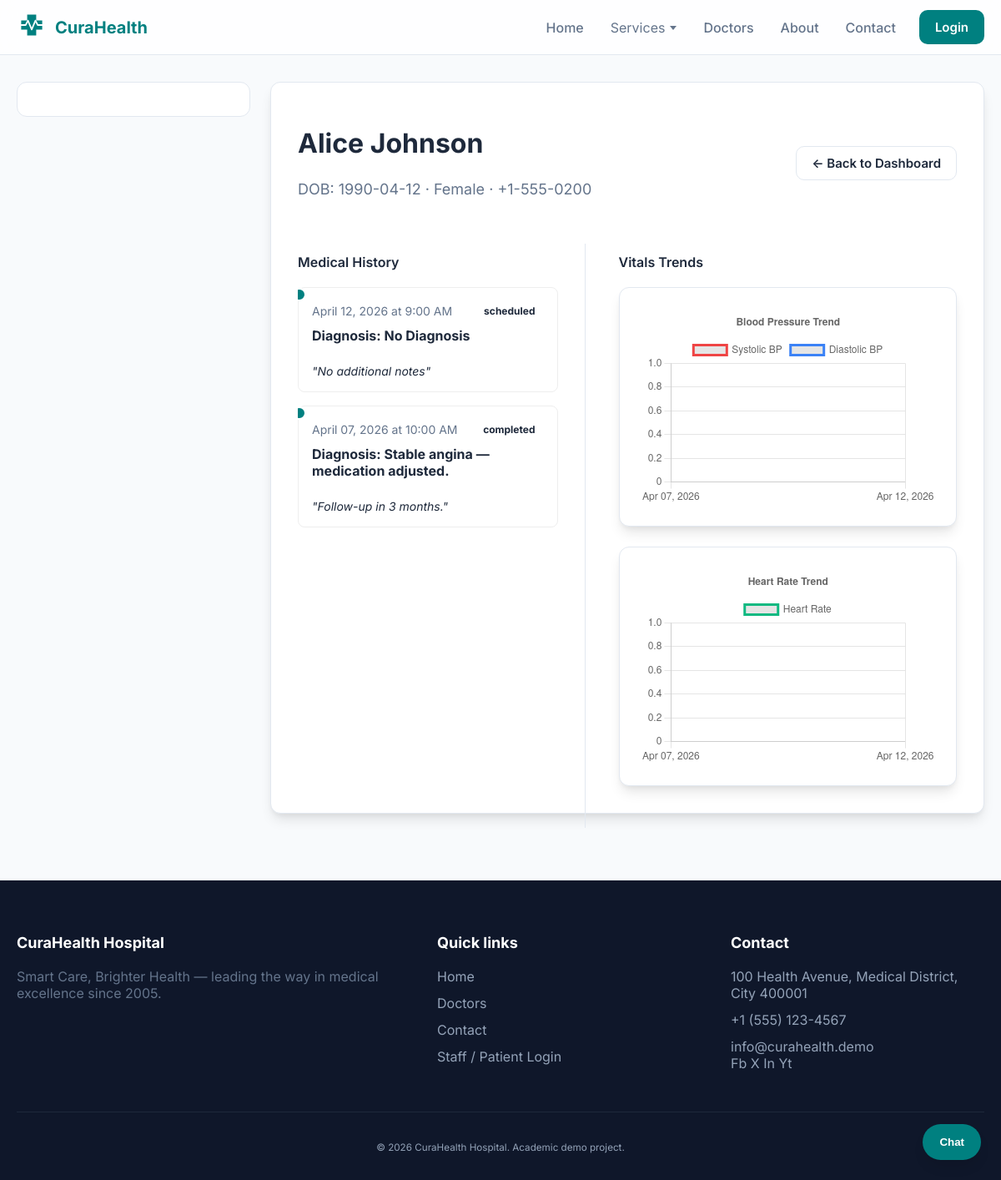
The page /doctor/patient/1 (signed in) on the database its author committed.
### models/patient.py (models this page shows, shortened)
class Patient(db.Model):
    __tablename__ = "patients"
    id = db.Column(db.Integer, primary_key=True)
    name = db.Column(db.String(120), nullable=False)
    email = db.Column(db.String(120), unique=True, nullable=False, index=True)
    password_hash = db.Column(db.String(256), nullable=False)
    phone = db.Column(db.String(32), default="")
    date_of_birth = db.Column(db.Date, nullable=True)
    gender = db.Column(db.String(20), default="")
    address = db.Column(db.Text, default="")
    appointments = db.relationship(
        "Appointment", back_populates="patient", lazy=True, cascade="all, delete-orphan"
    )

### models/appointment.py (models this page shows, shortened)
class Appointment(db.Model):
    __tablename__ = "appointments"
    __table_args__ = (
        db.UniqueConstraint(
            "doctor_id", "appointment_date", "time_slot", name="uq_doctor_date_slot"
        ),
    )
    id = db.Column(db.Integer, primary_key=True)
    patient_id = db.Column(db.Integer, db.ForeignKey("patients.id"), nullable=False)
    doctor_id = db.Column(db.Integer, db.ForeignKey("doctors.id"), nullable=False)
    appointment_date = db.Column(db.Date, nullable=False)
    time_slot = db.Column(db.String(8), nullable=False)  # e.g. "09:30"
    status = db.Column(db.String(32), default="scheduled")  # scheduled, completed, cancelled, pending_lab, results_ready
    symptoms = db.Column(db.Text, default="")
    diagnosis = db.Column(db.String(255), default="")
    notes = db.Column(db.Text, default="")
    vitals_bp = db.Column(db.String(20), default="")
    vitals_temp = db.Column(db.String(10), default="")
    vitals_weight = db.Column(db.String(10), default="")
    vitals_heart_rate = db.Column(db.String(10), default="")
    prescription_json = db.Column(db.Text, default="[]") # JSON string: [{name, dosage, duration, notes}]
    prescription = db.Column(db.Text, default="") # Legacy/Simple view
    ordered_tests = db.Column(db.Text, default="") # List of tests ordered
    lab_result_link = db.Column(db.String(255), default="")
    lab_report_path = db.Column(db.String(255), default="") # Legacy
    is_paid = db.Column(db.Boolean, default=False)
    invoice_amount = db.Column(db.Float, default=0.0)
    patient = db.relationship("Patient", back_populates="appointments")
    doctor = db.relationship("Doctor", back_populates="appointments")

### routes/doctor.py (the view)
@doctor_bp.route("/patient/<int:patient_id>")
@doctor_required
def patient_detail(patient_id):
    doc = Doctor.query.get_or_404(session["doctor_id"])
    pat = Patient.query.get_or_404(patient_id)
    from datetime import date
    today = date.today()
    all_appts = (
        Appointment.query.filter_by(doctor_id=doc.id, patient_id=patient_id)
        .order_by(Appointment.appointment_date.desc(), Appointment.time_slot.desc())
        .all()
    )
    past_appointments = all_appts
    if not all_appts:
        flash("No records for this patient under your care.", "warning")
        return redirect(url_for("doctor.dashboard"))
    chart_labels = []
    bp_systolic = []
    bp_diastolic = []
    hr_data = []
    for a in reversed(past_appointments):
        if a.status in ('completed', 'scheduled', 'missed'):
             chart_labels.append(a.appointment_date.strftime('%b %d, %Y'))
             bp = a.vitals_bp.strip() if a.vitals_bp else ""
             if "/" in bp:
                  try:
                      sys, dia = bp.split("/")
                      bp_systolic.append(int(sys))
                      bp_diastolic.append(int(dia))
                  except:
                      bp_systolic.append(None)
                      bp_diastolic.append(None)
             else:
                  bp_systolic.append(None)
                  bp_diastolic.append(None)
             hr = a.vitals_heart_rate.strip() if a.vitals_heart_rate else ""
             if hr:
                  try:
                      hr_data.append(int(hr))
                  except:
                     hr_data.append(None)
             else:
                  hr_data.append(None)
    return render_template(
        "doctor/patient_detail.html",
        doctor=doc,
        patient=pat,
        past_appointments=past_appointments,
        chart_labels=chart_labels,
        bp_systolic=bp_systolic,
        bp_diastolic=bp_diastolic,
        hr_data=hr_data,
        slot_label=slot_label,
    )

### app.py (called while the page is built)
def create_app(config_class=Config):
    app = Flask(__name__)
    app.config.from_object(config_class)
    instance_dir = os.path.join(os.path.dirname(os.path.abspath(__file__)), "instance")
    os.makedirs(instance_dir, exist_ok=True)
    db.init_app(app)
    app.register_blueprint(public_bp)
    app.register_blueprint(patient_bp)
    app.register_blueprint(doctor_bp)
    app.register_blueprint(admin_bp)
    @app.context_processor
    def inject_globals():
        from datetime import datetime
        try:
            depts = Department.query.order_by(Department.name).limit(24).all()
        except Exception:
            depts = []
        return {"nav_departments": depts, "current_year": datetime.now().year}
    with app.app_context():
        db.create_all()
        seed_if_empty(app)
    return app

### utils/appointment_slots.py (called while the page is built)
def slot_label(slot):
    h, m = map(int, slot.split(":"))
    ampm = "AM" if h < 12 else "PM"
    h12 = h % 12
    if h12 == 0:
        h12 = 12
    return f"{h12}:{m:02d} {ampm}"

### utils/auth_helpers.py (called while the page is built)
def doctor_required(f):
    @wraps(f)
    def wrapped(*args, **kwargs):
        if not session.get("doctor_id"):
            flash("Please sign in as a doctor to continue.", "warning")
            return redirect(url_for("doctor.login"))
        return f(*args, **kwargs)
    return wrapped

### templates/doctor/patient_detail.html (shortened to what this page needs)
{% extends "dashboard_base.html" %}
{% block dashboard_content %}
<header class="section-head row-between">
  <div>
    <h1>{{ patient.name }}</h1>
    <p class="lead">DOB: {{ patient.date_of_birth.strftime('%Y-%m-%d') if patient.date_of_birth else '—' }} · {{ patient.gender or '—' }} · {{ patient.phone or '—' }}</p>
  </div>
  <a href="{{ url_for('doctor.dashboard') }}" class="btn btn-secondary btn-sm">← Back to Dashboard</a>
</header>
<div class="ehr-container">
  <aside class="ehr-timeline">
    <h2 class="h6" style="margin-bottom: 20px;">Medical History</h2>
    {% if past_appointments %}
      {% for a in past_appointments %}
      <div class="timeline-item" style="padding: 16px; border: 1px solid #eee; margin-bottom: 16px; border-radius: 8px;">
        <div class="row-between">
            <div class="small muted">{{ a.appointment_date.strftime('%B %d, %Y') }} at {{ slot_label(a.time_slot) }}</div>
            <span class="badge">{{ a.status }}</span>
        </div>
        <div style="font-weight: 700; margin: 8px 0; margin-bottom: 12px;">Diagnosis: {{ a.diagnosis or 'No Diagnosis' }}</div>
        <div class="small text-muted" style="font-style: italic;">"{{ a.notes or 'No additional notes' }}"</div>
      </div>
      {% endfor %}
    {% else %}
      <p class="muted">No past records found.</p>
    {% endif %}
  </aside>
  <main class="ehr-consultation">
    <h2 class="h6" style="margin-bottom: 20px;">Vitals Trends</h2>
    <div class="card" style="margin-bottom: 24px;">
        <canvas id="bpChart" height="200"></canvas>
    </div>
    <div class="card">
        <canvas id="hrChart" height="200"></canvas>
    </div>
  </main>
</div>
{% endblock %}
{% block extra_js %}
<script>
  const labels = {{ chart_labels | tojson }};
  const sysData = {{ bp_systolic | tojson }};
  const diaData = {{ bp_diastolic | tojson }};
  const hrData = {{ hr_data | tojson }};
  if(labels.length > 0) {
      new Chart(document.getElementById('bpChart'), {
          type: 'line',
          data: {
              labels: labels,
              datasets: [{
                  label: 'Systolic BP',
                  data: sysData,
                  borderColor: '#ef4444',
                  tension: 0.1,
                  spanGaps: true
              },
              {
                  label: 'Diastolic BP',
                  data: diaData,
                  borderColor: '#3b82f6',
                  tension: 0.1,
                  spanGaps: true
              }]
          },
          options: { responsive: true, plugins: { title: { display: true, text: 'Blood Pressure Trend' } } }
      });
      new Chart(document.getElementById('hrChart'), {
          type: 'line',
          data: {
              labels: labels,
              datasets: [{
                  label: 'Heart Rate',
                  data: hrData,
                  borderColor: '#10b981',
                  tension: 0.1,
                  spanGaps: true
              }]
          },
          options: { responsive: true, plugins: { title: { display: true, text: 'Heart Rate Trend' } } }
      });
  }
</script>
{% endblock %}

### static/css/style.css (style rules this page uses)
:root { --bg: #F8FAFC; --surface: #FFFFFF; --card: #FFFFFF; --card2: #F1F5F9; --text: #1E293B; --muted: #64748B; --border: #E2E8F0; --shadow: 0 10px 15px -3px rgba(0, 0, 0, 0.1), 0 4px 6px -2px rgba(0, 0, 0, 0.05); --primary: #008080; --primary-light: #2DD4BF; --danger: #EF4444; --success: #10B981; --warn: #F59E0B; --radius: 12px; --radius2: 16px; --wrap: 1200px; }
* { box-sizing: border-box; }
html,body { height:100%; }
body.page { margin:0; font-family: 'Inter', ui-sans-serif, system-ui, -apple-system, Segoe UI, Roboto, Arial, sans-serif; color: var(--text); background-color: var(--bg); }
a { color: inherit; text-decoration: none; transition: color 0.2s; }
.muted { color: var(--muted); }
.small { font-size: 0.875rem; }
.h6 { font-size: 1rem; margin: 12px 0 8px; font-weight: 600; }
.btn { display:inline-flex; align-items:center; justify-content:center; gap: 8px; border-radius: 10px; padding: 10px 18px; border: 1px solid transparent; cursor: pointer; font-weight: 600; font-size: 0.9375rem; transition: all 0.2s; text-decoration:none; }
.btn-secondary { background: white; border-color: var(--border); color: var(--text); }
.section-head { display:grid; gap: 8px; margin-bottom: 32px; }
.row-between { display:flex; align-items:center; justify-content:space-between; gap: 16px; flex-wrap: wrap; }
.lead { font-size: 1.125rem; color: var(--muted); max-width: 65ch; line-height: 1.6; }
.card { background: var(--surface); border: 1px solid var(--border); border-radius: var(--radius); padding: 24px; box-shadow: var(--shadow); transition: transform 0.2s, border-color 0.2s; }
.ehr-container { display: grid; grid-template-columns: 1fr 1.2fr; gap: 32px; height: 100%; }
.ehr-timeline { border-right: 1px solid var(--border); padding-right: 32px; max-height: 700px; overflow-y: auto; }
.ehr-consultation { padding-left: 8px; }
.timeline-item { position: relative; padding-left: 24px; padding-bottom: 24px; border-left: 2px solid var(--border); }
.timeline-item::before { content: ""; position: absolute; left: -7px; top: 0; width: 12px; height: 12px; border-radius: 50%; background: var(--primary); border: 2px solid white; }
.badge { display:inline-flex; padding: 4px 10px; border-radius: 999px; font-size: 0.75rem; font-weight: 700; }

### rows shown on the page
Patient: name "Alice Johnson", date_of_birth "1990-04-12", gender "Female", phone "+1-555-0200"
Appointment: appointment_date "April 12, 2026", time_slot "9:00 AM", status "scheduled", diagnosis "No Diagnosis", notes "No additional notes"
Appointment: appointment_date "April 07, 2026", time_slot "10:00 AM", status "completed", diagnosis "Stable angina — medication adjusted.", notes "Follow-up in 3 months."
